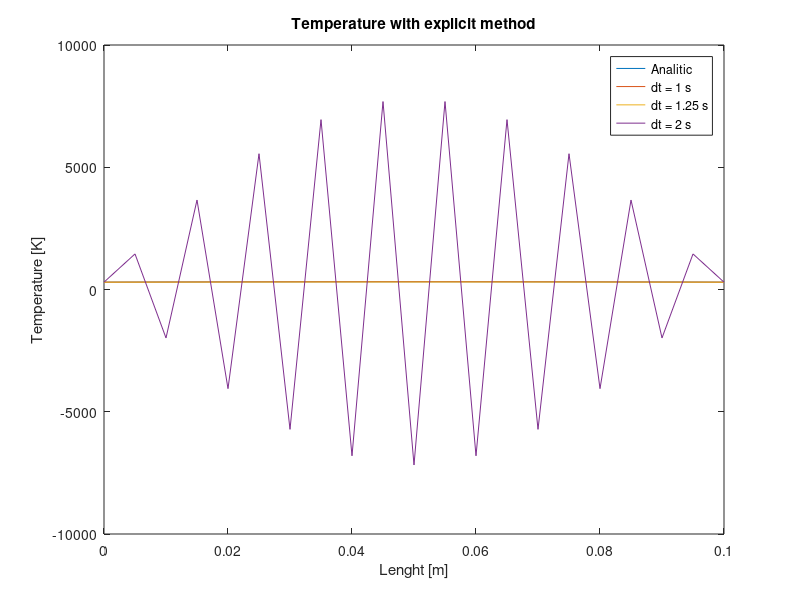

Write MATLAB code to recreate this figure.
% Datas from Laib 9_1_a
% 
% Recalculate the temperature distribution in the rod using finite differences
% with an explicit time-stepping scheme. Compare the solutions obtained at
% t = 100 s for Δx = 0.5 cm and Δt = 1.0 s, 1.25 s, and 2 s in Figure #4.
% What happens to the solution as Δt increases? Why?

% Laib 9, exercise 1 D
% Simone Canevarolo
% 11/12/2024
% S269893

clear all
close all
clc

ll = 10e-2; % length, m
alpha = 1e-5; % thermal diffusivity, m^2/s
tzero = 0; % time to begin, s

T0 = 300; % temperature of both borders, K
tend = 100; % time to end, s

T = @(x) T0+50*sin(pi*x/ll); % temperature function

T_an = @(x,t) T0+50*sin(pi*x/ll)*exp(-pi^2/ll^2*alpha*t); % Analytical function of temperature

dx = 0.005; % m
xx = (0:dx:ll)';
Nx = length(xx);

figure(1)
plot(xx,T_an(xx,tend));
hold on

Tm = T(xx);

dtvett = [1, 1.25, 2];

for zz = 1:length(dtvett)

dt = dtvett(zz);
time = (0:dt:tend);
Nt = length(time);

    for ii = 1:Nt

        aa = alpha*dt/dx^2;

        sub_diag = aa*ones(Nx,1);
        main_diag = (1-2*aa)*ones(Nx,1);
        sup_diag = sub_diag;
        
        Band = [sub_diag main_diag sup_diag];
        
        AA = spdiags(Band,-1:1,Nx,Nx);
                
        bb = Tm;
    
        AA(1,1) = 1;
        AA(1,2) = 0;
        bb(1) = T0;
    
        AA(end,end-1) = 0;
        AA(end,end) = 1;
        bb(end) = T0;
    
        TT = AA*bb;
    
        Tm = TT;
    
    end

plot(xx,TT)
hold on

end

title('Temperature with explicit method')
xlabel('Lenght [m]')
ylabel('Temperature [K]')
legend('Analitic','dt = 1 s', 'dt = 1.25 s','dt = 2 s','Location','best')

% As can be observed, the system is not well-conditioned, and for Δt = 2 s,
% we fail to satisfy the absolute stability condition (α · Δt / Δx² ≤ 0.5).
% A graph like the one visible at that time is clearly not representative of reality.  
% The Forward Euler method is, in fact, conditionally absolutely stable.